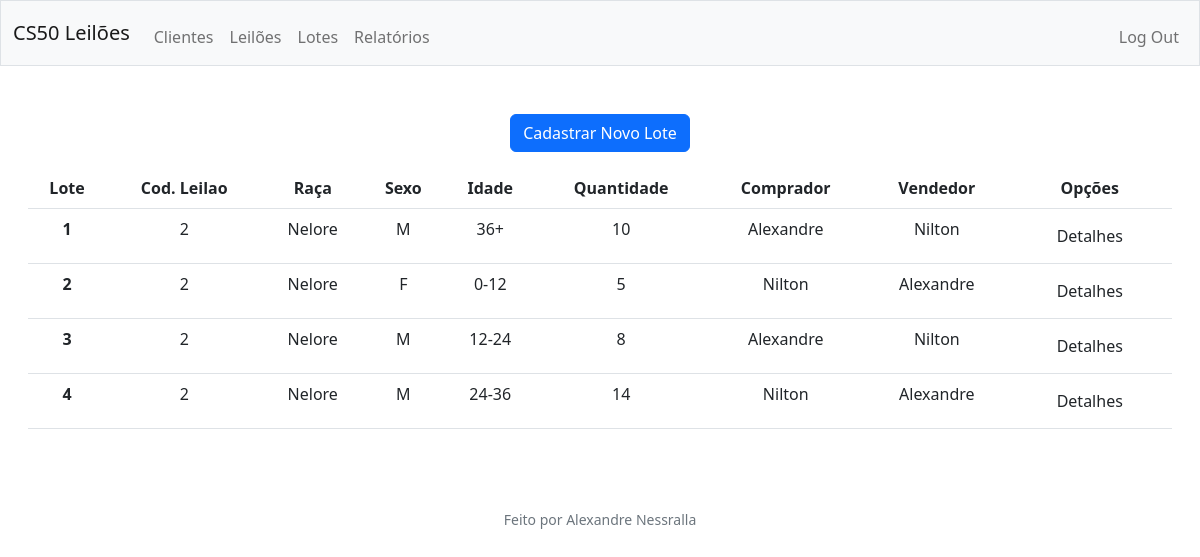
/lotes (signed in), run on the app's committed database.
### tables this page shows
CREATE TABLE lotes (
    lotesId INTEGER PRIMARY KEY AUTOINCREMENT,
    created TIMESTAMP NOT NULL DEFAULT CURRENT_TIMESTAMP,
    sexo VARCHAR(1) NOT NULL,
    raca VARCHAR(10) NOT NULL,
    idade VARCHAR(10) NOT NULL,
    qtd INTEGER NOT NULL,
    leilao INTEGER,
    vlrPedido VARCHAR(20),
    vlrVendido VARCHAR(20),
    comprador INTEGER,
    vendedor INTEGER,
    comissao VARCHAR(10),
    FOREIGN KEY(leilao) REFERENCES leiloes(leilaoId),
    FOREIGN KEY(comprador) REFERENCES clients(clientId),
    FOREIGN KEY(vendedor) REFERENCES clients(clientId)    
);

CREATE TABLE clients (
    clientId INTEGER PRIMARY KEY AUTOINCREMENT,
    created TIMESTAMP NOT NULL DEFAULT CURRENT_TIMESTAMP,
    nome VARCHAR(45) NOT NULL,
    doc VARCHAR(15) NOT NULL,
    mail VARCHAR(30) NOT NULL,
    logradouro VARCHAR(45) NOT NULL,
    bairro VARCHAR(20) NOT NULL,
    cidade VARCHAR(20) NOT NULL,
    estado VARCHAR(2) NOT NULL,
    inscRural VARCHAR(15) NOT NULL,
    tel VARCHAR(15) NOT NULL,
    com VARCHAR (2) NOT NULL DEFAULT 2
);

### app.py (the view)
@app.route('/lotes')
@login_requireds
def lotes():
    rows = cur.execute("SELECT * FROM lotes")
    lotes = rows.fetchall()
    clientsObj = (cur.execute("SELECT clientId,nome FROM clients"))
    clientsList = clientsObj.fetchall()
    clients = dict()
    for client in clientsList:
        k = client[0]
        v = client[1]
        clients[k] = v
    return render_template('lotes.html',lotes=lotes,clients=clients)

### helpers.py (called while the page is built)
def login_requireds(f):
    @wraps(f)
    def decorated_function(*args, **kwargs):
        if session.get("user_id") is None:
            return redirect("/login")
        return f(*args, **kwargs)
    return decorated_function

### templates/lotes.html (shortened to what this page needs)
{% extends "layout.html" %}
{% block main %}
<div>
    <button class="btn btn-primary" ><a style="text-decoration:none; color: #fff;"  href="./cadLotes">Cadastrar Novo Lote</a></button>
</div>
<div class="w-80 p-3">
    <table class="table table-hover">
        <thead>
          <tr>
            <th scope="col">Lote</th>
            <th scope="col">Cod. Leilao</th>
            <th scope="col">Raça</th>
            <th scope="col">Sexo</th>
            <th scope="col">Idade</th>
            <th scope="col">Quantidade</th>
            <th scope="col">Comprador</th>
            <th scope="col">Vendedor</th>
            <th scope="col">Opções</th>
          </tr>
        </thead>
        <tbody>
          {% for lote in lotes %}
          <tr>
            <th scope="row">{{lote[0]}}</th>
            <td>{{lote[6]}}</td>
            <td>{{lote[3]}}</td>
            <td>{{lote[2]}}</td>
            <td>{{lote[4]}}</td>
            <td>{{lote[5]}}</td>
            <td>{{clients[lote[9]]}}</td>
            <td>{{clients[lote[10]]}}</td>
            <td>
              <form action="./loteDetail" method="post">
                <button name="detalheLote" id="detalheLote" class="btn" value="{{lote[0]}}">Detalhes</button>
              </form>
            </td>
          </tr>
          {% endfor %}
        </tbody>
      </table>
</div>
{% endblock %}

### data on the page
lotes: lotesId "1", leilao "2", raca "Nelore", sexo "M", idade "36+", qtd "10", comprador.nome "Alexandre", vendedor.nome "Nilton"
lotes: lotesId "2", leilao "2", raca "Nelore", sexo "F", idade "0-12", qtd "5", comprador.nome "Nilton", vendedor.nome "Alexandre"
lotes: lotesId "3", leilao "2", raca "Nelore", sexo "M", idade "12-24", qtd "8", comprador.nome "Alexandre", vendedor.nome "Nilton"
lotes: lotesId "4", leilao "2", raca "Nelore", sexo "M", idade "24-36", qtd "14", comprador.nome "Nilton", vendedor.nome "Alexandre"
